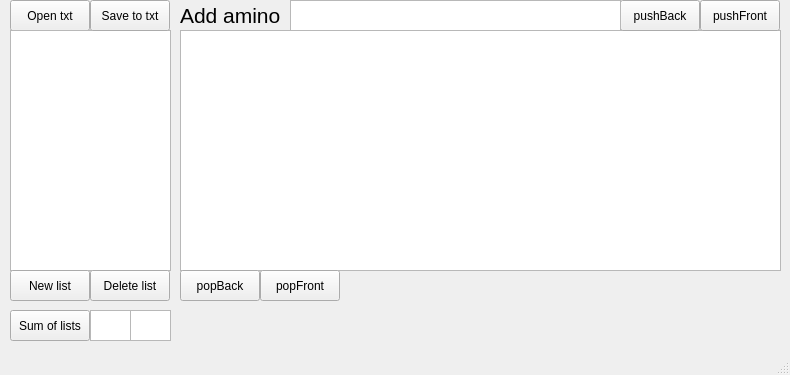
<?xml version="1.0" encoding="UTF-8"?>
<ui version="4.0">
 <class>MainWindow</class>
 <widget class="QMainWindow" name="MainWindow">
  <property name="geometry">
   <rect>
    <x>0</x>
    <y>0</y>
    <width>790</width>
    <height>375</height>
   </rect>
  </property>
  <property name="windowTitle">
   <string>MainWindow</string>
  </property>
  <widget class="QWidget" name="centralwidget">
   <widget class="QPushButton" name="addButton">
    <property name="geometry">
     <rect>
      <x>10</x>
      <y>0</y>
      <width>80</width>
      <height>31</height>
     </rect>
    </property>
    <property name="text">
     <string>Open txt</string>
    </property>
   </widget>
   <widget class="QListWidget" name="numbersList">
    <property name="geometry">
     <rect>
      <x>10</x>
      <y>30</y>
      <width>161</width>
      <height>241</height>
     </rect>
    </property>
   </widget>
   <widget class="QListWidget" name="aminoList">
    <property name="geometry">
     <rect>
      <x>180</x>
      <y>30</y>
      <width>601</width>
      <height>241</height>
     </rect>
    </property>
   </widget>
   <widget class="QPushButton" name="deleteButton">
    <property name="geometry">
     <rect>
      <x>90</x>
      <y>270</y>
      <width>80</width>
      <height>31</height>
     </rect>
    </property>
    <property name="text">
     <string>Delete list</string>
    </property>
   </widget>
   <widget class="QPushButton" name="pushFrontButton">
    <property name="geometry">
     <rect>
      <x>700</x>
      <y>0</y>
      <width>80</width>
      <height>31</height>
     </rect>
    </property>
    <property name="text">
     <string>pushFront</string>
    </property>
   </widget>
   <widget class="QPushButton" name="pushBackButton">
    <property name="geometry">
     <rect>
      <x>620</x>
      <y>0</y>
      <width>80</width>
      <height>31</height>
     </rect>
    </property>
    <property name="text">
     <string>pushBack</string>
    </property>
   </widget>
   <widget class="QPushButton" name="popBackButton">
    <property name="geometry">
     <rect>
      <x>180</x>
      <y>270</y>
      <width>80</width>
      <height>31</height>
     </rect>
    </property>
    <property name="text">
     <string>popBack</string>
    </property>
   </widget>
   <widget class="QPushButton" name="popFrontButton">
    <property name="geometry">
     <rect>
      <x>260</x>
      <y>270</y>
      <width>80</width>
      <height>31</height>
     </rect>
    </property>
    <property name="text">
     <string>popFront</string>
    </property>
   </widget>
   <widget class="QTextEdit" name="aminoInput">
    <property name="geometry">
     <rect>
      <x>290</x>
      <y>0</y>
      <width>331</width>
      <height>31</height>
     </rect>
    </property>
   </widget>
   <widget class="QPushButton" name="newButton">
    <property name="geometry">
     <rect>
      <x>10</x>
      <y>270</y>
      <width>80</width>
      <height>31</height>
     </rect>
    </property>
    <property name="text">
     <string>New list</string>
    </property>
   </widget>
   <widget class="QPushButton" name="saveButton">
    <property name="geometry">
     <rect>
      <x>90</x>
      <y>0</y>
      <width>80</width>
      <height>31</height>
     </rect>
    </property>
    <property name="text">
     <string>Save to txt</string>
    </property>
   </widget>
   <widget class="QTextEdit" name="addingValue1textEdit">
    <property name="geometry">
     <rect>
      <x>90</x>
      <y>310</y>
      <width>41</width>
      <height>31</height>
     </rect>
    </property>
    <property name="font">
     <font>
      <pointsize>10</pointsize>
     </font>
    </property>
   </widget>
   <widget class="QTextEdit" name="addingValue2textEdit">
    <property name="geometry">
     <rect>
      <x>130</x>
      <y>310</y>
      <width>41</width>
      <height>31</height>
     </rect>
    </property>
    <property name="font">
     <font>
      <pointsize>10</pointsize>
     </font>
    </property>
   </widget>
   <widget class="QLabel" name="consoleLabel">
    <property name="geometry">
     <rect>
      <x>180</x>
      <y>310</y>
      <width>601</width>
      <height>41</height>
     </rect>
    </property>
    <property name="text">
     <string/>
    </property>
   </widget>
   <widget class="QLabel" name="addLabel">
    <property name="geometry">
     <rect>
      <x>180</x>
      <y>0</y>
      <width>111</width>
      <height>31</height>
     </rect>
    </property>
    <property name="font">
     <font>
      <pointsize>16</pointsize>
     </font>
    </property>
    <property name="text">
     <string>Add amino</string>
    </property>
   </widget>
   <widget class="QPushButton" name="sumButton">
    <property name="geometry">
     <rect>
      <x>10</x>
      <y>310</y>
      <width>80</width>
      <height>31</height>
     </rect>
    </property>
    <property name="text">
     <string>Sum of lists</string>
    </property>
   </widget>
  </widget>
  <widget class="QStatusBar" name="statusbar"/>
 </widget>
 <resources/>
 <connections/>
</ui>
